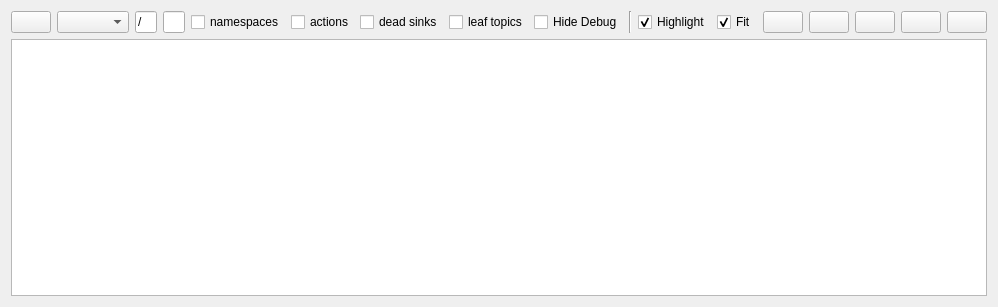
<?xml version="1.0" encoding="UTF-8"?>
<ui version="4.0">
 <class>RosGraphWidget</class>
 <widget class="QWidget" name="RosGraphWidget">
  <property name="enabled">
   <bool>true</bool>
  </property>
  <property name="geometry">
   <rect>
    <x>0</x>
    <y>0</y>
    <width>992</width>
    <height>307</height>
   </rect>
  </property>
  <property name="windowTitle">
   <string>ROS Graph</string>
  </property>
  <layout class="QVBoxLayout" name="verticalLayout" stretch="0,0">
   <item>
    <layout class="QHBoxLayout" name="horizontalLayout" stretch="0,0,0,0,0,0,0,0,0,0,0,0,0,0,0,0,0,0">
     <item>
      <widget class="QPushButton" name="refresh_graph_push_button">
       <property name="toolTip">
        <string>Refresh ROS graph</string>
       </property>
      </widget>
     </item>
     <item>
      <widget class="QComboBox" name="graph_type_combo_box">
       <property name="sizePolicy">
        <sizepolicy hsizetype="Expanding" vsizetype="Fixed">
         <horstretch>0</horstretch>
         <verstretch>0</verstretch>
        </sizepolicy>
       </property>
       <property name="toolTip">
        <string>Choose graph type</string>
       </property>
      </widget>
     </item>
     <item>
      <widget class="QLineEdit" name="filter_line_edit">
       <property name="toolTip">
        <string>Namespace filter, comma separated list of names/regexp to include or exclude. Example: -/rqt.*</string>
       </property>
       <property name="text">
        <string notr="true">/</string>
       </property>
      </widget>
     </item>
     <item>
      <widget class="QLineEdit" name="topic_filter_line_edit">
       <property name="toolTip">
        <string>Topic filter, comma separated list of names/regexp to include or exclude. Example: -/tf</string>
       </property>
       </widget>
     </item>
     <item>
      <widget class="QCheckBox" name="namespace_cluster_check_box">
       <property name="text">
        <string>namespaces</string>
       </property>
       <property name="toolTip">
        <string>Show or hide namespace boxes</string>
       </property>
      </widget>
     </item>
     <item>
      <widget class="QCheckBox" name="actionlib_check_box">
       <property name="text">
        <string>actions</string>
       </property>
       <property name="toolTip">
        <string>Action topics summarized into one virtual topic node</string>
       </property>
      </widget>
     </item>
     <item>
      <widget class="QCheckBox" name="dead_sinks_check_box">
       <property name="text">
        <string>dead sinks</string>
       </property>
       <property name="toolTip">
        <string>Show or hide topics with publishers only</string>
       </property>
      </widget>
     </item>
     <item>
      <widget class="QCheckBox" name="leaf_topics_check_box">
       <property name="text">
        <string>leaf topics</string>
       </property>
       <property name="toolTip">
        <string>Show or hide topics with one connection only</string>
       </property>
      </widget>
     </item>
     <item>
      <widget class="QCheckBox" name="quiet_check_box">
       <property name="toolTip">
        <string>Hide common debugging nodes</string>
       </property>
       <property name="text">
        <string>Hide Debug</string>
       </property>
      </widget>
     </item>
     <item>
      <widget class="Line" name="line">
       <property name="orientation">
        <enum>Qt::Vertical</enum>
       </property>
      </widget>
     </item>
     <item>
      <widget class="QCheckBox" name="highlight_connections_check_box">
       <property name="toolTip">
        <string>Highlight incoming and outgoing connections on mouse over</string>
       </property>
       <property name="text">
        <string>Highlight</string>
       </property>
       <property name="checked">
        <bool>true</bool>
       </property>
      </widget>
     </item>
     <item>
      <widget class="QCheckBox" name="auto_fit_graph_check_box">
       <property name="toolTip">
        <string>Automatically fit graph into view on update</string>
       </property>
       <property name="text">
        <string>Fit</string>
       </property>
       <property name="checked">
        <bool>true</bool>
       </property>
      </widget>
     </item>
     <item>
      <widget class="QPushButton" name="fit_in_view_push_button">
       <property name="toolTip">
        <string>Fit graph in view</string>
       </property>
      </widget>
     </item>
     <item>
      <spacer name="horizontalSpacer">
       <property name="orientation">
        <enum>Qt::Horizontal</enum>
       </property>
       <property name="sizeHint" stdset="0">
        <size>
         <width>40</width>
         <height>20</height>
        </size>
       </property>
      </spacer>
     </item>
     <item>
      <widget class="QPushButton" name="load_dot_push_button">
       <property name="toolTip">
        <string>Load DOT graph from file</string>
       </property>
      </widget>
     </item>
     <item>
      <widget class="QPushButton" name="save_dot_push_button">
       <property name="toolTip">
        <string>Save as DOT graph</string>
       </property>
      </widget>
     </item>
     <item>
      <widget class="QPushButton" name="save_as_svg_push_button">
       <property name="toolTip">
        <string>Save as SVG</string>
       </property>
      </widget>
     </item>
     <item>
      <widget class="QPushButton" name="save_as_image_push_button">
       <property name="toolTip">
        <string>Save as image</string>
       </property>
      </widget>
     </item>
    </layout>
   </item>
   <item>
    <widget class="InteractiveGraphicsView" name="graphics_view">
     <property name="renderHints">
      <set>QPainter::Antialiasing|QPainter::HighQualityAntialiasing|QPainter::SmoothPixmapTransform|QPainter::TextAntialiasing</set>
     </property>
     <property name="resizeAnchor">
      <enum>QGraphicsView::AnchorViewCenter</enum>
     </property>
    </widget>
   </item>
  </layout>
 </widget>
 <customwidgets>
  <customwidget>
   <class>InteractiveGraphicsView</class>
   <extends>QGraphicsView</extends>
   <header>rqt_graph/InteractiveGraphicsView.h</header>
  </customwidget>
 </customwidgets>
 <resources/>
 <connections/>
</ui>
